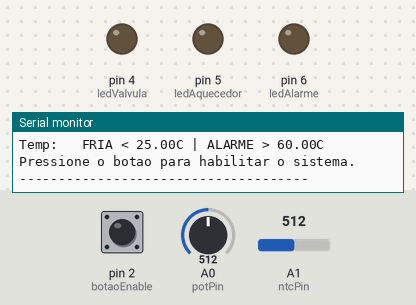
This sketch was run on a simulated Arduino Uno, built with avr-gcc and run on an emulated ATmega328P. Shown: output pins drawn as LEDs (lit = HIGH), the last lines printed to the serial monitor. Dashed ring = blinking. Inputs (shaded band) come from the test bench; at power-on: pin 2 (botaoEnable) HIGH, A1 (ntcPin) = 512, A0 (potPin) = 512.

Above: at 1.3 s.
1.4 s: pin 2 (botaoEnable) pulled LOW for 0.15 s
3.0 s: A1 (ntcPin) set to 808
6.0 s: A1 (ntcPin) set to 836
At 6.45 s:
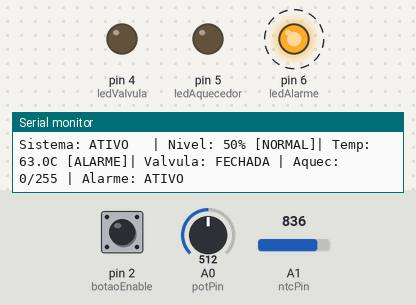
9.0 s: A0 (potPin) set to 315
12.0 s: A0 (potPin) set to 288
At 12.36 s:
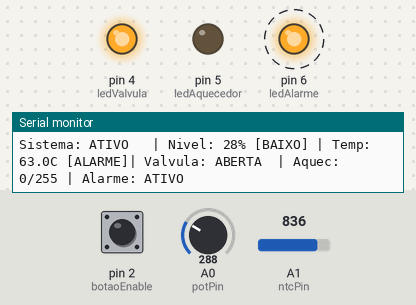
15.0 s: A1 (ntcPin) set to 306
At 16.3 s:
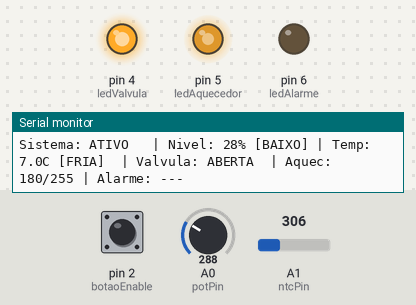
Timing chart, 0 to 17.6 s (numbered marks = the images above; inputs shaded):
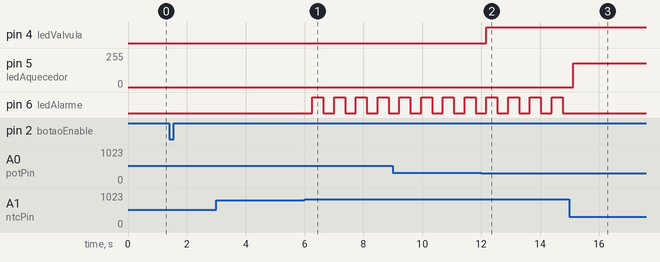

The sketch:

exercicio20-2.ino
```cpp
// =============================================
//   Controle de Tanque Industrial
// =============================================

const int potPin      = A0;  // Nivel do tanque
const int ntcPin      = A1;  // Temperatura
const int botaoEnable = 2;   // Habilitacao do sistema

const int ledValvula  = 4;   // LED1 - Valvula de entrada
const int ledAquecedor= 5;   // LED2 - Aquecedor (PWM)
const int ledAlarme   = 6;   // LED3 - Alarme

// --- Limites de nivel (0 a 100%) ---
const int NIVEL_BAIXO = 30;
const int NIVEL_ALTO  = 70;

// --- Limites de temperatura (°C) ---
const float TEMP_BAIXA   = 25.0;
const float TEMP_ALTA    = 60.0;
const float HISTERESE    = 2.0;

// --- Parametros NTC ---
const float BETA      = 3950.0;
const float R_NOMINAL = 10000.0;
const float T_NOMINAL = 25.0;
const float R_SERIE   = 10000.0;
const int   ADC_MAX   = 1023;

// --- Alarme piscante ---
const unsigned long PISCA_ALARME = 200;
unsigned long ultimoPisca = 0;
bool estadoPisca = false;

// --- Estado do aquecedor (histerese) ---
bool aquecedorLigado = false;

// --- Debounce botao ---
const unsigned long DEBOUNCE_MS = 200;
unsigned long ultimoBotao = 0;
bool estadoBotao  = false;
bool sistemaAtivo = false;

// --- Leitura estavel: media de 5 amostras ---
int lerADC(int pino) {
  long soma = 0;
  for (int i = 0; i < 5; i++) {
    soma += analogRead(pino);
    delay(2);
  }
  return soma / 5;
}

// --- Converte ADC para temperatura ---
float adcParaTemp(int leitura) {
  if (leitura <= 0 || leitura >= ADC_MAX) return -999.0;
  float rNTC = R_SERIE * ((float)ADC_MAX / leitura - 1.0);
  float tempK = 1.0 / (
    (1.0 / (T_NOMINAL + 273.15)) +
    (1.0 / BETA) * log(rNTC / R_NOMINAL)
  );
  return tempK - 273.15;
}

// --- Desliga todas as saidas ---
void desligarTudo() {
  digitalWrite(ledValvula,   LOW);
  analogWrite(ledAquecedor,  0);
  digitalWrite(ledAlarme,    LOW);
  aquecedorLigado = false;
}

// --- Controle da valvula por nivel ---
void controlarValvula(int nivel) {
  if (nivel < NIVEL_BAIXO) {
    digitalWrite(ledValvula, HIGH);   // nivel baixo: abre valvula
  } else if (nivel > NIVEL_ALTO) {
    digitalWrite(ledValvula, LOW);    // nivel alto: fecha valvula
  }
  // Entre os limites: mantem estado atual (histerese implicita)
}

// --- Controle do aquecedor por temperatura ---
void controlarAquecedor(float temp, int potencia) {
  if (!aquecedorLigado && temp < (TEMP_BAIXA - HISTERESE)) {
    aquecedorLigado = true;
  } else if (aquecedorLigado && temp > (TEMP_ALTA + HISTERESE)) {
    aquecedorLigado = false;
  }
  analogWrite(ledAquecedor, aquecedorLigado ? potencia : 0);
}

// --- Controle do alarme por temperatura alta ---
void controlarAlarme(float temp) {
  if (temp >= TEMP_ALTA) {
    unsigned long agora = millis();
    if (agora - ultimoPisca >= PISCA_ALARME) {
      estadoPisca = !estadoPisca;
      ultimoPisca = agora;
      digitalWrite(ledAlarme, estadoPisca ? HIGH : LOW);
    }
  } else {
    digitalWrite(ledAlarme, LOW);
    estadoPisca = false;
  }
}

// --- Imprime status no Serial ---
void imprimirStatus(int nivel, float temp, int potencia) {
  Serial.print("Sistema: ");
  Serial.print(sistemaAtivo ? "ATIVO   " : "INATIVO ");
  Serial.print("| Nivel: ");
  Serial.print(nivel);
  Serial.print("% ");
  if      (nivel < NIVEL_BAIXO) Serial.print("[BAIXO] ");
  else if (nivel > NIVEL_ALTO)  Serial.print("[ALTO]  ");
  else                          Serial.print("[NORMAL]");
  Serial.print("| Temp: ");
  Serial.print(temp, 1);
  Serial.print("C ");
  if      (temp < TEMP_BAIXA)   Serial.print("[FRIA]  ");
  else if (temp >= TEMP_ALTA)   Serial.print("[ALARME]");
  else                          Serial.print("[OK]    ");
  Serial.print("| Valvula: ");
  Serial.print(digitalRead(ledValvula) ? "ABERTA  " : "FECHADA ");
  Serial.print("| Aquec: ");
  Serial.print(aquecedorLigado ? potencia : 0);
  Serial.print("/255 | Alarme: ");
  Serial.println(temp >= TEMP_ALTA ? "ATIVO" : "---  ");
}

void setup() {
  pinMode(botaoEnable,  INPUT_PULLUP);
  pinMode(ledValvula,   OUTPUT);
  pinMode(ledAquecedor, OUTPUT);
  pinMode(ledAlarme,    OUTPUT);

  desligarTudo();
  Serial.begin(9600);
  Serial.println("=== Controle de Tanque Industrial ===");
  Serial.print("Nivel:  BAIXO < ");
  Serial.print(NIVEL_BAIXO);
  Serial.print("% | ALTO > ");
  Serial.print(NIVEL_ALTO);
  Serial.println("%");
  Serial.print("Temp:   FRIA < ");
  Serial.print(TEMP_BAIXA);
  Serial.print("C | ALARME > ");
  Serial.print(TEMP_ALTA);
  Serial.println("C");
  Serial.println("Pressione o botao para habilitar o sistema.");
  Serial.println("-------------------------------------");
}

void loop() {
  bool leitura = (digitalRead(botaoEnable) == LOW);
  unsigned long agora = millis();

  // --- Toggle do sistema pelo botao ---
  if (leitura && !estadoBotao && (agora - ultimoBotao >= DEBOUNCE_MS)) {
    estadoBotao  = true;
    ultimoBotao  = agora;
    sistemaAtivo = !sistemaAtivo;
    if (!sistemaAtivo) {
      desligarTudo();
      Serial.println(">> Sistema DESABILITADO.");
    } else {
      Serial.println(">> Sistema HABILITADO.");
    }
  }
  if (!leitura) estadoBotao = false;

  if (!sistemaAtivo) {
    delay(100);
    return;
  }

  // --- Leituras ---
  int   nivel    = map(lerADC(potPin), 0, 1023, 0, 100);
  float temp     = adcParaTemp(lerADC(ntcPin));
  int   potencia = 180; // potencia fixa do aquecedor (0~255)

  // Sensor NTC com falha
  if (temp == -999.0) {
    desligarTudo();
    digitalWrite(ledAlarme, HIGH);
    Serial.println("ERRO: Sensor NTC falhou! Sistema travado.");
    delay(500);
    return;
  }

  // --- Regras de controle ---
  controlarValvula(nivel);
  controlarAquecedor(temp, potencia);
  controlarAlarme(temp);

  // Temperatura alta: desliga aquecedor forcado
  if (temp >= TEMP_ALTA) {
    aquecedorLigado = false;
    analogWrite(ledAquecedor, 0);
  }

  imprimirStatus(nivel, temp, potencia);
  delay(300);
}
```

Measured:
- the behaviour switches between 819 and 820 on A1 (ntcPin) (found by bisection; images 0 and 1)
- the behaviour switches between 307 and 306 on A0 (potPin) (found by bisection; images 1 and 2)
- after the input at 6.0 s, pin 6 (ledAlarme): alternates HIGH for 0.37 s and LOW for 0.37 s, starting after 0.27 s
- after the input at 12.0 s, pin 4 (ledValvula): LOW → HIGH after 0.18 s
- after the input at 15.0 s, pin 5 (ledAquecedor): 0/255 → 180/255 after 0.13 s; pin 6 (ledAlarme): stops changing and stays LOW
